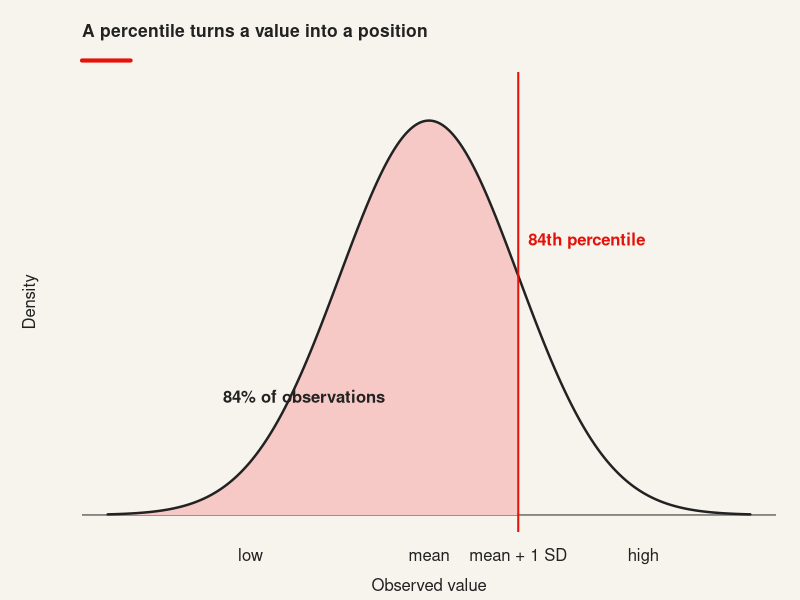
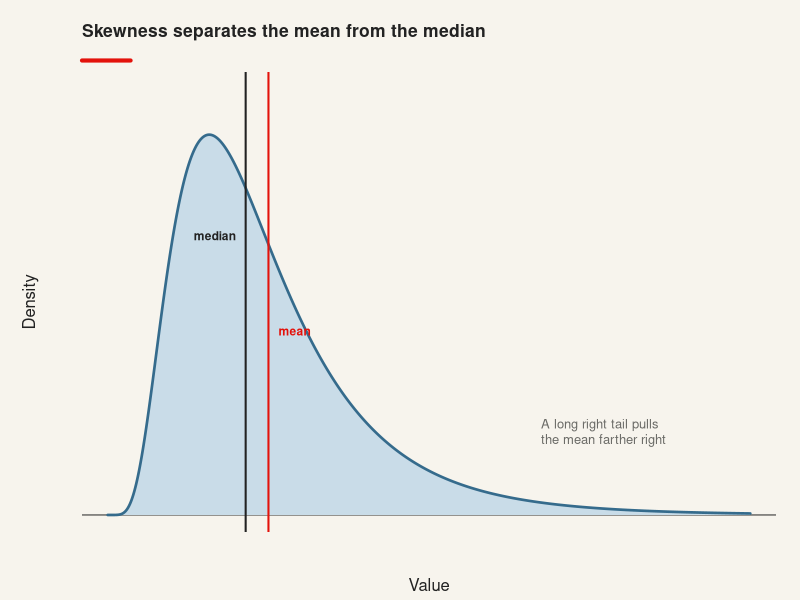
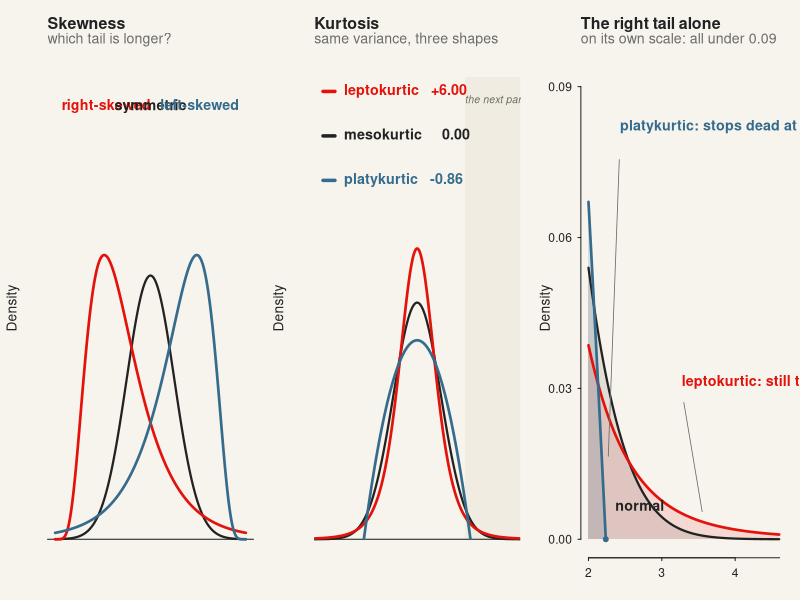
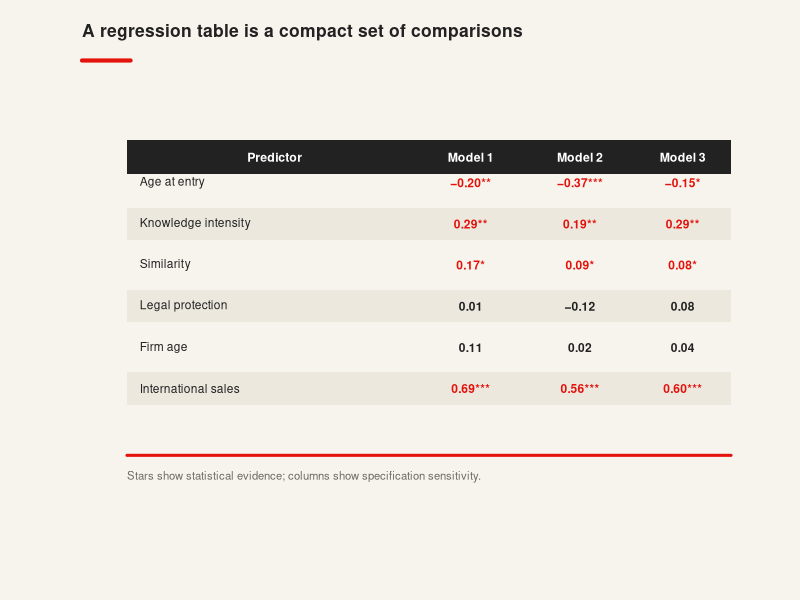
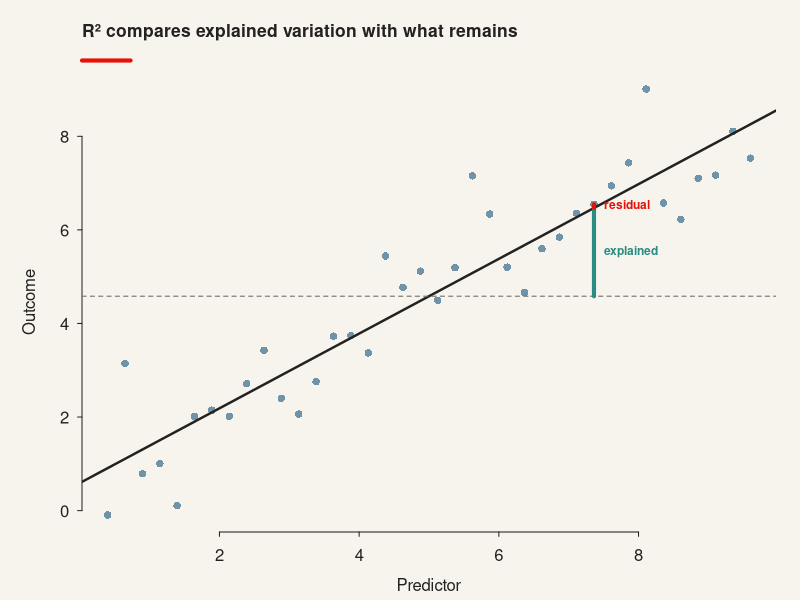
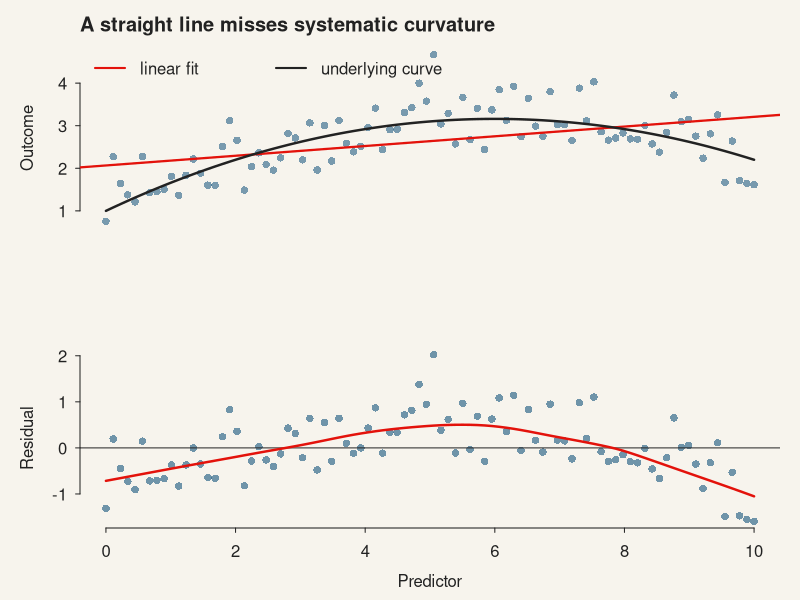
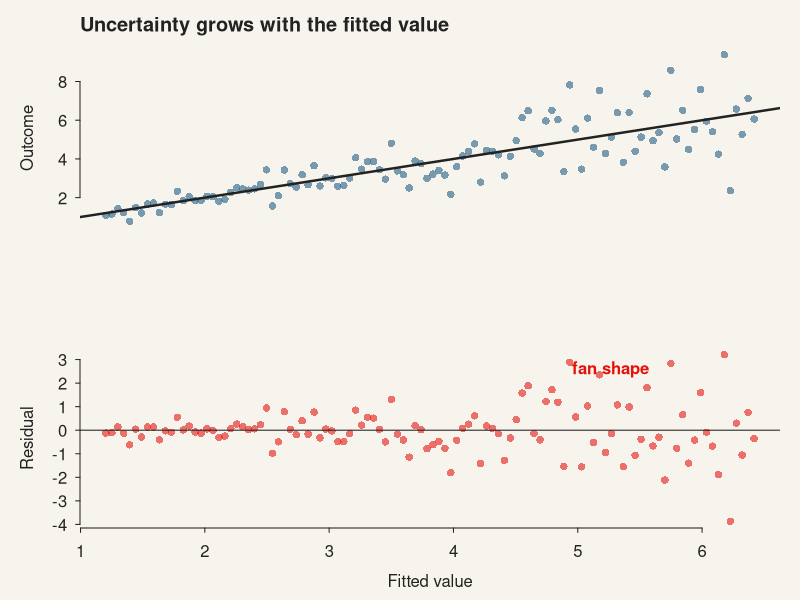
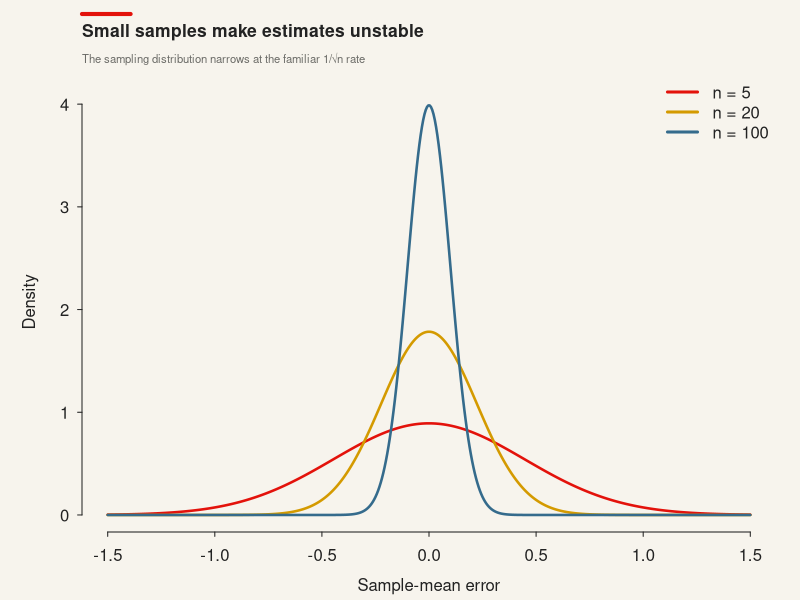

Source code (R) for these figures, in order:
# Rebuilds third-party teaching figures as original, course-owned PNG graphics.
# The visual language is inspired by restrained economic-journalism graphics:
# warm paper, charcoal type, one red accent, direct labels, and minimal grids.

BG <- "#F7F4ED"
INK <- "#222222"
MUTED <- "#6B6B67"
RED <- "#E3120B"
BLUE <- "#356B8C"
TEAL <- "#2A8C82"
GOLD <- "#D49A00"
GRID <- "#D8D3C8"
PALE_RED <- "#F7C9C6"
PALE_BLUE <- "#C9DCE8"
PALE_TEAL <- "#C6E2DE"

# The session codes below are the ones this script has always used; the
# directories are the current ones. Seven of these eight paths still named
# folders from an earlier syllabus — 03-inference-diagnostics-interpretation,
# 07-trees-forests-boosting and so on — so re-running the script created
# orphans and left the assets the decks actually load untouched. Each path here
# is the directory that references the files that code generates; verified by
# grepping the decks for every filename.
paths <- c(
  S02 = "02-exploratory-data-analysis/01-lecture/economist-assets",
  S03 = "03-regression-adequacy-and-validity/01-lecture/economist-assets",
  S04 = "04-logistic-ordinal-multinomial/01-lecture/economist-assets",
  S07 = "13-one-more-thing/01-lecture/economist-assets",
  S08 = "08-knn-and-bias-variance/01-lecture/economist-assets",
  S09 = "09-structural-equation-modelling/01-lecture/economist-assets",
  S10 = "10-causal-inference-foundations/01-lecture/economist-assets",
  S11 = "11-causal-inference-did/01-lecture/economist-assets"
)
invisible(lapply(paths, dir.create, recursive = TRUE, showWarnings = FALSE))

generated_assets <- character()

asset <- function(session, filename) {
  filename <- sub("\\.svg$", ".png", filename)
  path <- file.path(paths[[session]], filename)
  generated_assets <<- c(generated_assets, path)
  path
}

open_svg <- function(path, width = 10, height = 5.625) {
  # Prefer Quartz on macOS (it avoids an external X11 dependency) and Cairo on
  # headless Linux runners such as GitHub Actions.
  device_type <- if (capabilities("aqua")) "quartz" else "cairo"
  png(path, width = round(width * 144), height = round(height * 144),
      res = 144, bg = BG, pointsize = 13, family = "sans", type = device_type)
  par(bg = BG, fg = INK, col.axis = INK, col.lab = INK, col.main = INK,
      las = 1, bty = "n", mar = c(3.4, 4.1, 3.6, 1.2),
      mgp = c(2.15, 0.65, 0), tcl = -0.22)
}

headline <- function(title, subtitle = NULL) {
  mtext(title, side = 3, adj = 0, line = 1.55, font = 2, cex = 1.05, col = INK)
  if (!is.null(subtitle))
    mtext(subtitle, side = 3, adj = 0, line = 0.25, cex = 0.68, col = MUTED)
  # The accent rule was drawn 2.5% of the panel height above the plot region,
  # which is where mtext line 0.25 falls — so on every figure that had a
  # subtitle, the rule struck the subtitle through. With a subtitle it now sits
  # above the title; without one it stays where it was, underlining the title.
  y <- if (is.null(subtitle))
    par("usr")[4] + 0.025 * diff(par("usr")[3:4])
  else
    par("usr")[4] + 2.9 * par("cxy")[2]
  segments(par("usr")[1], y, par("usr")[1] + 0.07 * diff(par("usr")[1:2]), y,
           col = RED, lwd = 4, xpd = NA)
}

direct_label <- function(x, y, label, col = INK, pos = 4, ...) {
  text(x, y, label, col = col, pos = pos, font = 2, cex = 0.72, ...)
}

box <- function(x, y, w, h, label, fill = "white", border = GRID,
                col = INK, cex = 0.72, font = 2, radius = 0) {
  rect(x - w / 2, y - h / 2, x + w / 2, y + h / 2,
       col = fill, border = border, lwd = 1.5)
  text(x, y, label, col = col, cex = cex, font = font)
}

node_circle <- function(x, y, r, label, fill = PALE_BLUE, border = BLUE,
                        col = INK, cex = 0.72) {
  symbols(x, y, circles = r, inches = FALSE, add = TRUE, bg = fill,
          fg = border, lwd = 1.6)
  text(x, y, label, col = col, cex = cex, font = 2)
}

link <- function(x0, y0, x1, y1, col = MUTED, lwd = 1.7, label = NULL) {
  arrows(x0, y0, x1, y1, length = 0.08, angle = 22, col = col, lwd = lwd)
  if (!is.null(label)) text((x0 + x1) / 2, (y0 + y1) / 2 + 2.2,
                            label, col = col, cex = 0.64, font = 2)
}

# Session 02 -----------------------------------------------------------------

open_svg(asset("S02", "percentile.svg"))
x <- seq(-3.6, 3.6, length.out = 500); y <- dnorm(x)
plot(x, y, type = "n", axes = FALSE, xlab = "Observed value", ylab = "Density",
     ylim = c(0, max(y) * 1.08)); abline(h = 0, col = INK)
# The cut sits at one standard deviation above the mean, so the figure shows
# the same number the slide's code computes -- pnorm(1) = 0.8413 -- and the same
# number the 68-95-99.7 rule implies two slides later: 68% within 1 SD leaves
# 16% in the upper tail, so 84% below. An arbitrary cut taught none of that.
cut <- 1; xs <- x[x <= cut]
polygon(c(xs, rev(xs)), c(dnorm(xs), rep(0, length(xs))), col = PALE_RED, border = NA)
lines(x, y, col = INK, lwd = 2.4); abline(v = cut, col = RED, lwd = 2)
axis(1, at = c(-2, 0, cut, 2.4), labels = c("low", "mean", "mean + 1 SD", "high"), col = NA)
text(cut, dnorm(cut) + .035, "84th percentile", col = RED, pos = 4, font = 2)
text(-1.4, .12, "84% of observations", col = INK, font = 2)
headline("A percentile turns a value into a position")
dev.off()

open_svg(asset("S02", "mean-median.svg"))
x <- seq(0.02, 8, length.out = 700); y <- dlnorm(x, meanlog = .55, sdlog = .55)
plot(x, y, type = "n", axes = FALSE, xlab = "Value", ylab = "Density",
     ylim = c(0, max(y) * 1.12)); abline(h = 0, col = INK)
polygon(c(x, rev(x)), c(y, rep(0, length(x))), col = PALE_BLUE, border = NA)
lines(x, y, col = BLUE, lwd = 2.6)
med <- exp(.55); mn <- exp(.55 + .55^2 / 2)
abline(v = med, col = INK, lwd = 2); abline(v = mn, col = RED, lwd = 2)
direct_label(med, max(y) * .73, "median", col = INK, pos = 2)
direct_label(mn, max(y) * .48, "mean", col = RED, pos = 4)
text(5.4, max(y) * .22, "A long right tail pulls\nthe mean farther right", adj = 0,
     cex = .78, col = MUTED)
headline("Skewness separates the mean from the median")
dev.off()

# Three panels rather than two. On one linear-density panel the three kurtosis
# curves sit almost on top of each other — the tail mass that *defines* kurtosis
# is a rounding error next to a peak of 0.4, so the picture showed a difference
# the eye could not resolve. The third panel is the same three curves over the
# right tail alone, where the whole panel is under 0.09 and the ordering is
# plain: one curve stops dead, one decays, one is still visible at 4.6.
# Taller than the two-panel version it replaces, and with larger type: at 96%
# of a 1280px slide this raster is drawn at about 0.55 scale, so a label set at
# the old cex arrived at half the size of the body text beside it.
open_svg(asset("S02", "shape.svg"), width = 13.5, height = 5.6)
par(mfrow = c(1, 3), mar = c(3.2, 3.6, 4.4, 1.0), cex.lab = 1.25)

lab_cex <- 1.3
note <- function(x, y, label, col = INK, pos = 4)
  text(x, y, label, col = col, pos = pos, font = 2, cex = lab_cex, xpd = NA)
panel_title <- function(main, sub) {
  title(main, adj = 0, line = 2.2, font.main = 2, cex.main = 1.45)
  mtext(sub, side = 3, adj = 0, line = 0.9, cex = 0.85, col = MUTED)
}

x  <- seq(-4.8, 4.8, length.out = 1400)
xs <- seq(-4, 4, length.out = 700)

# --- skewness ---------------------------------------------------------------
plot(xs, dnorm(xs), type = "n", axes = FALSE, xlab = "", ylab = "Density",
     xlim = c(-4, 4), ylim = c(0, .70)); abline(h = 0, col = INK)
# The shift puts the lognormal's own left edge exactly on the panel's, so the
# mirrored copy lands on the right edge and neither is clipped mid-fall.
right <- dlnorm(xs + 4.1, 1, .48); right <- right / max(right) * .43
left <- rev(right)
lines(xs, dnorm(xs), col = INK, lwd = 2.2)
lines(xs, right, col = RED, lwd = 2.6); lines(xs, left, col = BLUE, lwd = 2.6)
# The three labels sit in the empty band above the curves, each over the curve
# it names. They used to sit on the opposite side of the panel from that curve —
# colour-matched, and so reading as swapped.
note(-4.0, .655, "right-skewed", RED, 4)
text(0, .655, "symmetric", col = INK, font = 2, cex = lab_cex)
note(4.0, .655, "left-skewed", BLUE, 2)
panel_title("Skewness", "which tail is longer?")

# --- kurtosis, whole distribution -------------------------------------------
# All three curves have variance 1, so the only thing differing is shape. This
# matters: "lighter tails" used to be dnorm(sd = 1.35), which has *identical*
# kurtosis to the standard normal — kurtosis is scale-invariant — and visibly
# more mass in the tails, so the picture claimed the opposite of what it showed.
#   heavy: t(5) scaled to unit variance, leptokurtic
#   light: Beta(2,2) mapped to unit variance, platykurtic, and compactly
#          supported, so its tails visibly stop rather than merely thinning.
s_t <- sqrt(3 / 5); a_b <- sqrt(5)
dens_heavy <- function(z) dt(z / s_t, df = 5) / s_t
dens_light <- function(z) ifelse(abs(z) < a_b,
                                 dbeta((z + a_b) / (2 * a_b), 2, 2) / (2 * a_b), 0)
# Excess kurtosis by numerical integration, so the labels state what is drawn
# rather than what a textbook says about a distribution drawn differently.
g2 <- function(f) integrate(function(z) z^4 * f(z), -Inf, Inf,
                            rel.tol = 1e-10)$value - 3
g2_heavy <- g2(dens_heavy); g2_light <- g2(dens_light)

normal <- dnorm(x); heavy <- dens_heavy(x)
light  <- ifelse(abs(x) < a_b, dens_light(x), NA)

plot(x, normal, type = "n", axes = FALSE, xlab = "", ylab = "Density",
     xlim = c(-4, 4), ylim = c(0, .78))
# The band the third panel opens up, drawn under the curves so it reads as a
# window onto them rather than as a block beside them.
rect(2, 0, 4.8, .78, col = "#F1ECE2", border = NA)
abline(h = 0, col = INK)
lines(x, normal, col = INK, lwd = 2.2)
lines(x, heavy, col = RED, lwd = 2.6)
lines(x, light, col = BLUE, lwd = 2.6)
# A three-line key in the empty upper left, rather than labels laid over the
# curves: at unit variance the three peaks are only 0.16 apart vertically, and
# there is no point on any curve where a label does not touch another.
key <- function(i, col, label) {
  y <- .755 - (i - 1) * .075
  segments(-3.95, y, -3.45, y, col = col, lwd = 3.4)
  text(-3.35, y, label, col = col, font = 2, cex = lab_cex, pos = 4)
}
key(1, RED,  sprintf("leptokurtic   %+.2f", g2_heavy))
key(2, INK,          "mesokurtic     0.00")
key(3, BLUE, sprintf("platykurtic   %+.2f", g2_light))
text(3.4, .74, "the next panel", col = MUTED, font = 3, cex = .95)
panel_title("Kurtosis", "same variance, three shapes")

# --- kurtosis, the tail on its own scale ------------------------------------
xt <- seq(2, 4.6, length.out = 900)
ht <- dens_heavy(xt); nt <- dnorm(xt)
lt <- ifelse(xt < a_b, dens_light(xt), NA)
keep <- !is.na(lt)
plot(xt, ht, type = "n", xlab = "", ylab = "Density", xlim = c(2, 4.6),
     ylim = c(0, .092), axes = FALSE)
polygon(c(xt, rev(xt)), c(ht, rep(0, length(xt))),
        col = adjustcolor(RED, alpha.f = .12), border = NA)
polygon(c(xt, rev(xt)), c(nt, rep(0, length(xt))),
        col = adjustcolor(INK, alpha.f = .10), border = NA)
polygon(c(xt[keep], rev(xt[keep])), c(lt[keep], rep(0, sum(keep))),
        col = adjustcolor(BLUE, alpha.f = .16), border = NA)
lines(xt, nt, col = INK, lwd = 2.2)
lines(xt, ht, col = RED, lwd = 2.6)
lines(xt[keep], lt[keep], col = BLUE, lwd = 2.6)
points(a_b, 0, pch = 19, col = BLUE, cex = 1.0)
axis(1, at = c(2, 4.6), labels = FALSE, tcl = 0, col = INK)
axis(1, at = 2:4, col = INK, col.axis = INK, cex.axis = 1.1)
axis(2, at = c(0, .03, .06, .09), col = INK, col.axis = INK, cex.axis = 1.1)
# Hairline leaders, in the muted grey: a leader drawn in the curve's own colour
# and weight reads as another curve, which on this panel is the one thing it
# must not do.
segments(2.42, .0755, 2.27, .0165, col = MUTED, lwd = .8)
note(2.34, .082, "platykurtic: stops dead at 2.24", BLUE, 4)
segments(3.30, .0272, 3.55, .0055, col = MUTED, lwd = .8)
note(3.18, .0312, "leptokurtic: still there at 4.6", RED, 4)
note(2.70, .0088, "normal", INK, 1)
panel_title("The right tail alone", "on its own scale: all under 0.09")
dev.off()

# Session 03: diagnostics -----------------------------------------------------

open_svg(asset("S03", "regression-table.svg"), width = 11, height = 5.9)
plot.new(); plot.window(xlim = c(0, 100), ylim = c(0, 100)); headline("A regression table is a compact set of comparisons")
cols <- c(4, 48, 65, 82, 97); rows <- seq(78, 20, length.out = 7)
rect(3, 80, 97, 88, col = INK, border = NA)
headers <- c("Predictor", "Model 1", "Model 2", "Model 3")
for (i in seq_along(headers)) text((cols[i] + cols[i + 1]) / 2, 84, headers[i], col = "white", font = 2, cex = .74)
labels <- c("Age at entry", "Knowledge intensity", "Similarity", "Legal protection", "Firm age", "International sales")
values <- rbind(c("−0.20**", "−0.37***", "−0.15*"), c("0.29**", "0.19**", "0.29**"),
                c("0.17*", "0.09*", "0.08*"), c("0.01", "−0.12", "0.08"),
                c("0.11", "0.02", "0.04"), c("0.69***", "0.56***", "0.60***"))
for (r in seq_along(labels)) {
  if (r %% 2 == 0) rect(3, rows[r] - 3.8, 97, rows[r] + 3.8, col = "#ECE8DE", border = NA)
  text(5, rows[r], labels[r], adj = 0, cex = .72, col = INK)
  for (j in 1:3) text((cols[j + 1] + cols[j + 2]) / 2, rows[r], values[r, j],
                       cex = .72, col = if (grepl("\\*", values[r, j])) RED else INK, font = 2)
}
segments(3, 14, 97, 14, col = RED, lwd = 3); text(3, 9, "Stars show statistical evidence; columns show specification sensitivity.", adj = 0, cex = .68, col = MUTED)
dev.off()

set.seed(12)
open_svg(asset("S03", "r-squared.svg"))
x <- seq(0.4, 9.6, length.out = 38); y <- 1.1 + .72 * x + rnorm(length(x), 0, 1.0)
fit <- lm(y ~ x); yh <- fitted(fit); idx <- 29
plot(x, y, pch = 16, col = adjustcolor(BLUE, .7), xlab = "Predictor", ylab = "Outcome", axes = FALSE)
axis(1); axis(2); abline(fit, col = INK, lwd = 2.4); abline(h = mean(y), col = MUTED, lty = 2)
segments(x[idx], mean(y), x[idx], yh[idx], col = TEAL, lwd = 4)
segments(x[idx], yh[idx], x[idx], y[idx], col = RED, lwd = 4)
direct_label(x[idx], (mean(y) + yh[idx]) / 2, "explained", TEAL, 4)
direct_label(x[idx], (yh[idx] + y[idx]) / 2, "residual", RED, 4)
headline("R² compares explained variation with what remains")
dev.off()

set.seed(22)
open_svg(asset("S03", "nonlinearity.svg"), width = 10.5, height = 6)
par(mfrow = c(2, 1), mar = c(3.6, 4, 2.4, 1))
x <- seq(0, 10, length.out = 90); y <- 1 + .72 * x - .06 * x^2 + rnorm(90, 0, .48); fit <- lm(y ~ x)
plot(x, y, pch = 16, col = adjustcolor(BLUE, .65), axes = FALSE, xlab = "", ylab = "Outcome")
axis(2); abline(fit, col = RED, lwd = 2.2); lines(x, 1 + .72 * x - .06 * x^2, col = INK, lwd = 2.4)
legend("topleft", c("linear fit", "underlying curve"), col = c(RED, INK), lwd = 2, bty = "n", horiz = TRUE)
title("A straight line misses systematic curvature", adj = 0, font.main = 2)
plot(x, resid(fit), pch = 16, col = adjustcolor(BLUE, .7), axes = FALSE, xlab = "Predictor", ylab = "Residual")
axis(1); axis(2); abline(h = 0, col = INK); lines(lowess(x, resid(fit), f = .45), col = RED, lwd = 2.4)
dev.off()

set.seed(33)
open_svg(asset("S03", "heteroskedasticity.svg"), width = 10.5, height = 6)
par(mfrow = c(2, 1), mar = c(3.6, 4, 2.4, 1))
x <- seq(0.2, 10, length.out = 110); y <- 1 + .55 * x + rnorm(110, 0, .18 + .12 * x); fit <- lm(y ~ x)
plot(x, y, pch = 16, col = adjustcolor(BLUE, .65), axes = FALSE, xlab = "", ylab = "Outcome")
axis(2); abline(fit, col = INK, lwd = 2.4); title("Uncertainty grows with the fitted value", adj = 0, font.main = 2)
plot(fitted(fit), resid(fit), pch = 16, col = adjustcolor(RED, .58), axes = FALSE, xlab = "Fitted value", ylab = "Residual")
axis(1); axis(2); abline(h = 0, col = INK); text(max(fitted(fit)) * .82, max(resid(fit)) * .8, "fan shape", col = RED, font = 2)
dev.off()

open_svg(asset("S03", "small-samples.svg"))
x <- seq(-1.5, 1.5, length.out = 500); ns <- c(5, 20, 100); cols <- c(RED, GOLD, BLUE)
plot(x, dnorm(x, sd = 1 / sqrt(5)), type = "n", axes = FALSE, xlab = "Sample-mean error", ylab = "Density",
     ylim = c(0, max(dnorm(x, sd = 1 / sqrt(100))) * 1.04)); axis(1); axis(2)
for (i in seq_along(ns)) lines(x, dnorm(x, sd = 1 / sqrt(ns[i])), col = cols[i], lwd = 2.5)
legend("topright", paste("n =", ns), col = cols, lwd = 3, bty = "n")
headline("Small samples make estimates unstable", "The sampling distribution narrows at the familiar 1/√n rate")
dev.off()

# Session 04: logistic regression -------------------------------------------

open_svg(asset("S04", "logistic-curves.svg"), width = 10.5, height = 5.8)
par(mfrow = c(1, 2), mar = c(3.3, 3.7, 3.6, .8))
x <- seq(-6, 6, length.out = 400)
for (sign in c(1, -1)) {
  p <- plogis(sign * x)
  plot(x, p, type = "n", ylim = c(0, 1), axes = FALSE, xlab = "Predictor x", ylab = "Probability")
  axis(1); axis(2, at = c(0, .5, 1)); abline(h = c(0, .5, 1), col = GRID, lty = c(1, 2, 1))
  lines(x, p, col = if (sign == 1) RED else BLUE, lwd = 3)
  title(if (sign == 1) "Positive coefficient" else "Negative coefficient", adj = 0, font.main = 2)
  text(if (sign == 1) 3.5 else -3.5, .82, if (sign == 1) "odds rise" else "odds fall",
       col = if (sign == 1) RED else BLUE, font = 2)
}
dev.off()

# Session 07: PCA and factor analysis ---------------------------------------

set.seed(48)
open_svg(asset("S07", "bayes-classifier.svg"))
n <- 90; x1 <- rnorm(n, rep(c(-1.2, 1.25), each = n / 2), .75); x2 <- rnorm(n, rep(c(.6, -.4), each = n / 2), .8)
grp <- rep(c(0, 1), each = n / 2)
plot(x1, x2, pch = 21, bg = ifelse(grp == 0, PALE_RED, PALE_BLUE), col = ifelse(grp == 0, RED, BLUE),
     axes = FALSE, xlab = "Feature 1", ylab = "Feature 2", cex = 1.05); axis(1); axis(2)
curve(.18 * x^2 - .35 * x + .05, from = -3.2, to = 3.2, add = TRUE, col = INK, lwd = 2.7)
text(-2.4, -1.4, "class A", col = RED, font = 2); text(2.1, 1.35, "class B", col = BLUE, font = 2)
headline("The Bayes boundary assigns the most probable class")
dev.off()

open_svg(asset("S07", "cross-validation.svg"), width = 11, height = 5.6)
plot.new(); plot.window(xlim = c(0, 12), ylim = c(0, 10)); headline("Ten-fold cross-validation rotates the test set")
for (r in 1:6) {
  for (k in 1:10) rect(k, 8.4 - r, k + .78, 8.92 - r, col = if (k == r) RED else "white", border = GRID)
  text(.65, 8.65 - r, paste0("fold ", r), adj = 1, cex = .68, col = MUTED)
}
text(5.9, 1.35, "Every observation is tested once; training never sees its own test fold.", cex = .76, col = INK, font = 2)
dev.off()

open_svg(asset("S07", "learning-taxonomy.svg"), width = 11, height = 6)
plot.new(); plot.window(xlim = c(0, 100), ylim = c(0, 100)); headline("Learning problems differ by the signal available")
box(50, 82, 28, 9, "Machine learning", fill = INK, border = INK, col = "white", cex = .82)
box(22, 60, 25, 9, "Supervised", fill = PALE_RED, border = RED)
box(50, 60, 25, 9, "Unsupervised", fill = PALE_BLUE, border = BLUE)
box(78, 60, 25, 9, "Reinforcement", fill = PALE_TEAL, border = TEAL)
segments(50, 77.5, c(22, 50, 78), c(64.5, 64.5, 64.5), col = MUTED, lwd = 1.5)
box(14, 35, 20, 8, "Classification", fill = "white", border = GRID)
box(31, 35, 20, 8, "Regression", fill = "white", border = GRID)
box(44, 35, 20, 8, "Clustering", fill = "white", border = GRID)
box(61, 35, 20, 8, "Dimension reduction", fill = "white", border = GRID)
box(78, 35, 20, 8, "Policy learning", fill = "white", border = GRID)
segments(22, 55.5, c(14, 31), c(39, 39), col = MUTED)
segments(50, 55.5, c(44, 61), c(39, 39), col = MUTED)
segments(78, 55.5, 78, 39, col = MUTED)
text(50, 18, "PCA and factor analysis live in the unsupervised branch.", col = RED, font = 2, cex = .82)
dev.off()

set.seed(54)
open_svg(asset("S07", "pca-axes.svg"))
z1 <- rnorm(95, 0, 1.35); z2 <- .55 * z1 + rnorm(95, 0, .48)
plot(z1, z2, pch = 21, bg = PALE_BLUE, col = BLUE, axes = FALSE, xlab = "Original variable x", ylab = "Original variable y")
axis(1); axis(2); arrows(-2.8, -1.5, 2.9, 1.65, col = RED, lwd = 3, length = .1)
arrows(1.0, -2.0, -1.0, 2.0, col = INK, lwd = 2, length = .1)
direct_label(2.15, 1.5, "PC1: most variance", RED, 4)
direct_label(-.9, 1.9, "PC2", INK, 2)
headline("PCA rotates the axes toward maximum variation")
dev.off()

set.seed(60)
open_svg(asset("S07", "pca-biplot.svg"))
score1 <- rnorm(45); score2 <- .35 * score1 + rnorm(45, sd = .72)
plot(score1, score2, pch = 21, bg = PALE_BLUE, col = BLUE, axes = FALSE, xlab = "PC1", ylab = "PC2", xlim = c(-2.7, 2.7), ylim = c(-2.3, 2.3))
axis(1); axis(2); abline(h = 0, v = 0, col = GRID)
loads <- rbind(c(1.8, .6), c(1.3, -1.4), c(-1.2, 1.5), c(-1.7, -.6)); labs <- c("productivity", "investment", "skills", "energy")
for (i in 1:4) { arrows(0, 0, loads[i, 1], loads[i, 2], col = RED, lwd = 2, length = .09); direct_label(loads[i, 1], loads[i, 2], labs[i], RED, 4) }
headline("A biplot joins observations with variable loadings")
dev.off()

open_svg(asset("S07", "dimension-reduction-map.svg"), width = 11, height = 6)
plot.new(); plot.window(xlim = c(0, 100), ylim = c(0, 100)); headline("Choose a method from the variables you actually have")
box(50, 82, 30, 9, "Multivariate data", fill = INK, border = INK, col = "white")
box(18, 59, 25, 9, "Quantitative", fill = PALE_BLUE, border = BLUE)
box(50, 59, 25, 9, "Qualitative", fill = PALE_TEAL, border = TEAL)
box(82, 59, 25, 9, "Mixed", fill = PALE_RED, border = RED)
segments(50, 77.5, c(18, 50, 82), c(63.5, 63.5, 63.5), col = MUTED)
box(11, 34, 17, 8, "PCA", fill = "white", border = BLUE)
box(29, 34, 17, 8, "Factor analysis", fill = "white", border = BLUE)
box(50, 34, 17, 8, "MCA", fill = "white", border = TEAL)
box(74, 34, 17, 8, "FAMD", fill = "white", border = RED)
box(91, 34, 14, 8, "MFA", fill = "white", border = RED)
segments(18, 54.5, c(11, 29), c(38, 38), col = MUTED); segments(50, 54.5, 50, 38, col = MUTED); segments(82, 54.5, c(74, 91), c(38, 38), col = MUTED)
dev.off()

# Session 08: KNN and bias-variance -----------------------------------------

# bias-variance, underfit and overfit are drawn, near-square so the slide can show the
# three side by side, by 08-knn-and-bias-variance/01-lecture/economist-assets/build_knn_figures.py.

# The KNN figures (nearest-neighbours, knn-boundary,
# complexity-compare, error-complexity) and the confusion matrix are computed
# from a simulation by
# 08-knn-and-bias-variance/01-lecture/economist-assets/build_knn_figures.py,
# so every boundary on the slides is the one KNN actually draws.

# Session 09: SEM ------------------------------------------------------------

open_svg(asset("S09", "cfa-model.svg"), width = 11, height = 6)
plot.new(); plot.window(xlim = c(0, 100), ylim = c(0, 100)); headline("CFA links latent constructs to observed indicators")
lat <- c(20, 50, 80); labs <- c("Visual", "Textual", "Speed"); fills <- c(PALE_RED, PALE_BLUE, PALE_TEAL); borders <- c(RED, BLUE, TEAL)
for (i in 1:3) {
  node_circle(lat[i], 73, 8, labs[i], fills[i], borders[i])
  for (j in 1:3) { xx <- lat[i] + (j - 2) * 8; box(xx, 33, 7, 8, paste0(substr(labs[i], 1, 1), j), fill = "white"); link(lat[i] + (j - 2) * 1.2, 65, xx, 37, borders[i], 1.4) }
}
dev.off()

open_svg(asset("S09", "sem-model.svg"), width = 11, height = 6)
plot.new(); plot.window(xlim = c(0, 100), ylim = c(0, 100)); headline("SEM estimates direct and indirect paths together")
node_circle(17, 62, 9, "Capabilities", PALE_BLUE, BLUE); node_circle(50, 62, 9, "Innovation", PALE_TEAL, TEAL); node_circle(83, 62, 9, "Performance", PALE_RED, RED)
link(26, 62, 41, 62, BLUE, label = "0.48"); link(59, 62, 74, 62, TEAL, label = "0.37"); link(23, 53, 77, 53, RED, label = "0.18 direct")
for (x0 in c(12, 17, 22)) box(x0, 28, 7, 7, paste0("x", (x0 - 7) / 5), fill = "white")
for (x0 in c(45, 50, 55)) box(x0, 28, 7, 7, paste0("m", (x0 - 40) / 5), fill = "white")
for (x0 in c(78, 83, 88)) box(x0, 28, 7, 7, paste0("y", (x0 - 73) / 5), fill = "white")
dev.off()

open_svg(asset("S09", "tpb-model.svg"), width = 11, height = 6)
plot.new(); plot.window(xlim = c(0, 100), ylim = c(0, 100)); headline("A theory becomes testable when its paths are explicit")
box(16, 76, 22, 9, "Attitude", fill = PALE_RED, border = RED)
box(16, 52, 22, 9, "Subjective norms", fill = PALE_BLUE, border = BLUE)
box(16, 28, 22, 9, "Perceived control", fill = PALE_TEAL, border = TEAL)
box(53, 52, 22, 11, "Intention", fill = "white", border = INK)
box(84, 52, 22, 11, "Behaviour", fill = INK, border = INK, col = "white")
link(27, 76, 42, 57, RED, label = ".42"); link(27, 52, 42, 52, BLUE, label = ".28"); link(27, 28, 42, 47, TEAL, label = ".35"); link(64, 52, 73, 52, INK, label = ".61")
link(27, 28, 75, 46, TEAL, label = ".14 direct")
dev.off()

# Session 10: causal framework ----------------------------------------------

open_svg(asset("S10", "potential-outcomes.svg"), width = 11, height = 6)
plot.new(); plot.window(xlim = c(0, 100), ylim = c(0, 100)); headline("Causal effects compare two outcomes for the same unit")
box(16, 54, 20, 11, "Unit i", fill = INK, border = INK, col = "white", cex = .84)
box(52, 72, 28, 12, "Yᵢ(1): treated", fill = PALE_RED, border = RED, col = INK)
box(52, 36, 28, 12, "Yᵢ(0): untreated", fill = PALE_BLUE, border = BLUE, col = INK)
link(26, 58, 38, 69, RED); link(26, 50, 38, 39, BLUE)
box(84, 72, 20, 10, "observed", fill = "white", border = RED, col = RED)
box(84, 36, 20, 10, "counterfactual", fill = "white", border = BLUE, col = BLUE)
text(52, 13, "Individual effect = Yᵢ(1) − Yᵢ(0)", cex = .92, font = 2, col = INK)
dev.off()

# Session 11: difference in differences -------------------------------------

open_svg(asset("S11", "did-basic.svg"))
plot(c(0, 1), c(35, 55), type = "n", axes = FALSE, xlab = "", ylab = "Outcome", xlim = c(-.12, 1.18), ylim = c(25, 95)); axis(1, at = c(0, 1), labels = c("Before", "After")); axis(2)
lines(c(0, 1), c(35, 55), col = BLUE, lwd = 3); points(c(0, 1), c(35, 55), pch = 16, col = BLUE)
lines(c(0, 1), c(50, 85), col = RED, lwd = 3); points(c(0, 1), c(50, 85), pch = 16, col = RED)
lines(c(0, 1), c(50, 70), col = RED, lwd = 2, lty = 2); segments(1.03, 70, 1.03, 85, col = GOLD, lwd = 4)
direct_label(.08, 38, "control", BLUE, 4); direct_label(.08, 53, "treated", RED, 4); direct_label(1.03, 78, "DiD = 15", GOLD, 4)
headline("Difference-in-differences isolates the change beyond the common trend")
dev.off()

open_svg(asset("S11", "did-table.svg"), width = 9.4, height = 6)
plot.new(); plot.window(xlim = c(0, 100), ylim = c(0, 100)); headline("The estimator is a difference of two changes")
xs <- c(8, 41, 65, 91); ys <- c(78, 60, 42, 24)
rect(8, 70, 91, 82, col = INK, border = NA)
for (i in 1:3) text((xs[i] + xs[i + 1]) / 2, 76, c("Group", "Before", "After")[i], col = "white", font = 2)
vals <- list(c("Control", "35", "55"), c("Treated", "50", "85"), c("Change", "+15", "+30"))
for (r in 1:3) for (j in 1:3) text((xs[j] + xs[j + 1]) / 2, ys[r + 1], vals[[r]][j], cex = .9, font = if (r == 3) 2 else 1, col = if (r == 3) RED else INK)
segments(8, 32, 91, 32, col = GRID, lwd = 2); text(50, 14, "DiD = 30 − 15 = 15", col = RED, font = 2, cex = 1.2)
dev.off()

open_svg(asset("S11", "did-coefficients.svg"), width = 11, height = 6)
plot(c(0, 1), c(35, 55), type = "n", axes = FALSE, xlab = "", ylab = "Outcome", xlim = c(-.18, 1.32), ylim = c(25, 95)); axis(1, at = c(0, 1), labels = c("Pre", "Post")); axis(2)
lines(c(0, 1), c(35, 55), col = BLUE, lwd = 3); lines(c(0, 1), c(50, 85), col = RED, lwd = 3)
points(rep(c(0, 1), 2), c(35, 55, 50, 85), pch = 16, col = rep(c(BLUE, RED), each = 2))
text(-.08, 35, expression(bold(beta[0])), col = BLUE, font = 2); segments(-.04, 35, -.04, 50, col = GOLD, lwd = 3); text(-.08, 43, expression(bold(beta[1])), col = GOLD, font = 2)
segments(1.08, 35, 1.08, 55, col = BLUE, lwd = 3); text(1.12, 45, expression(bold(beta[2])), col = BLUE, font = 2, pos = 4)
segments(1.18, 70, 1.18, 85, col = RED, lwd = 3); text(1.22, 78, expression(bold(beta[3])), col = RED, font = 2, pos = 4)
headline("Each DiD coefficient maps to one visible contrast")
dev.off()

open_svg(asset("S11", "did-counterfactual.svg"))
plot(c(0, 1), c(35, 55), type = "n", axes = FALSE, xlab = "", ylab = "Outcome", xlim = c(-.12, 1.2), ylim = c(25, 95)); axis(1, at = c(0, 1), labels = c("Before", "After")); axis(2)
lines(c(0, 1), c(35, 55), col = BLUE, lwd = 3); lines(c(0, 1), c(50, 85), col = RED, lwd = 3)
lines(c(0, 1), c(50, 70), col = RED, lwd = 3, lty = 2); segments(1.03, 70, 1.03, 85, col = GOLD, lwd = 4)
direct_label(.72, 67, "counterfactual", RED, 2); direct_label(.7, 85, "observed treated", RED, 2); direct_label(.72, 52, "control trend", BLUE, 2)
headline("Parallel trends supply the missing counterfactual")
dev.off()

count <- length(unique(generated_assets))
cat("Built", count, "Economist-style assets.\n")
